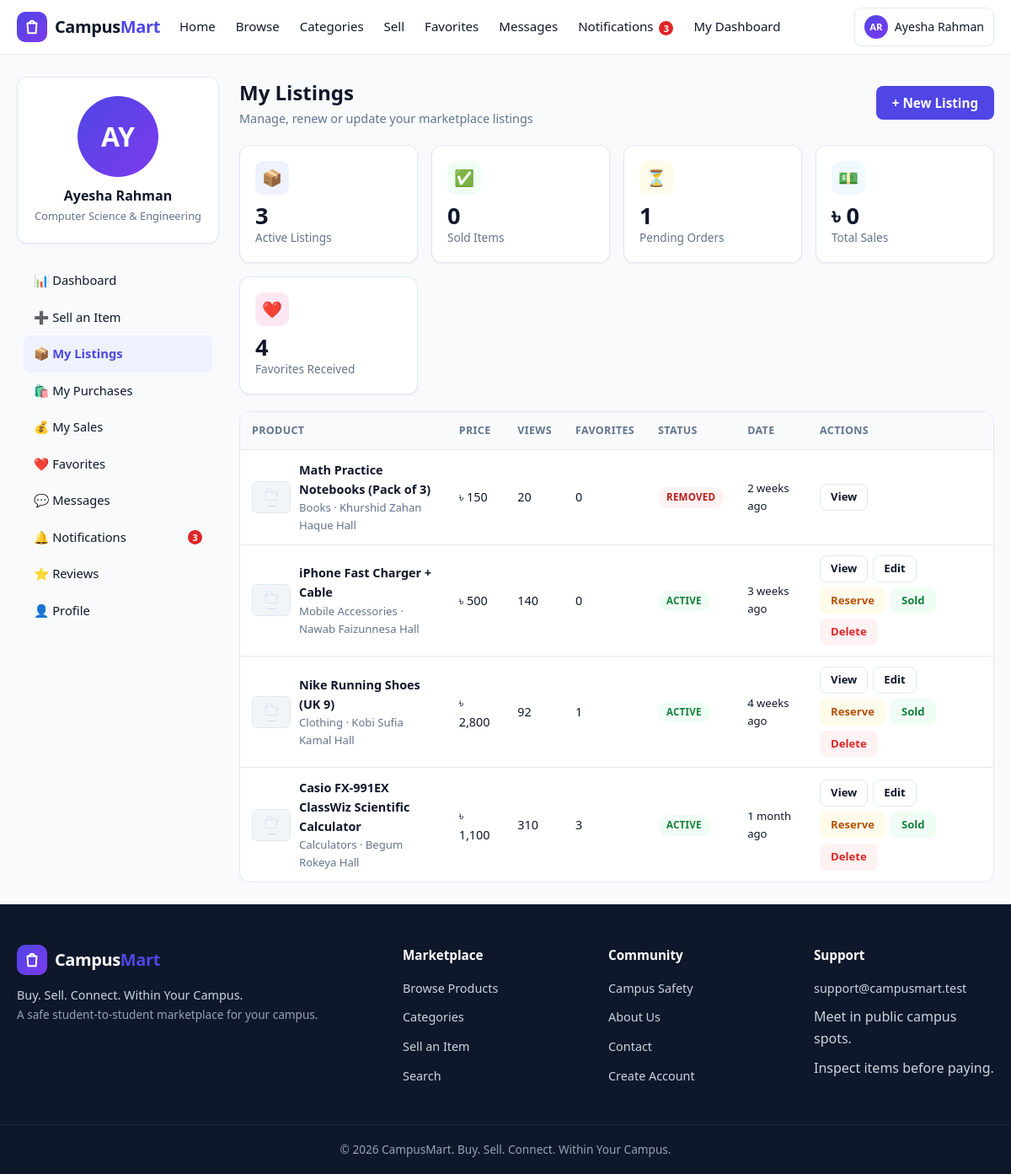
The app's page /user/listings.php (signed in) with its own data.
### tables this page shows
CREATE TABLE users (
  id INT UNSIGNED NOT NULL AUTO_INCREMENT,
  full_name VARCHAR(100) NOT NULL,
  student_id VARCHAR(30) NOT NULL,
  email VARCHAR(150) NOT NULL,
  phone VARCHAR(20) DEFAULT NULL,
  password_hash VARCHAR(255) NOT NULL,
  department VARCHAR(100) DEFAULT NULL,
  batch VARCHAR(30) DEFAULT NULL,
  hall VARCHAR(100) DEFAULT NULL,
  profile_image VARCHAR(255) DEFAULT NULL,
  role ENUM('student','admin') NOT NULL DEFAULT 'student',
  status ENUM('active','suspended') NOT NULL DEFAULT 'active',
  is_verified TINYINT(1) NOT NULL DEFAULT 0,
  created_at DATETIME NOT NULL DEFAULT CURRENT_TIMESTAMP,
  updated_at DATETIME NOT NULL DEFAULT CURRENT_TIMESTAMP ON UPDATE CURRENT_TIMESTAMP,
  PRIMARY KEY (id),
  UNIQUE KEY uq_users_student_id (student_id),
  UNIQUE KEY uq_users_email (email),
  KEY idx_users_status (status),
  KEY idx_users_role (role)
);

CREATE TABLE products (
  id INT UNSIGNED NOT NULL AUTO_INCREMENT,
  seller_id INT UNSIGNED NOT NULL,
  category_id INT UNSIGNED NOT NULL,
  title VARCHAR(200) NOT NULL,
  description TEXT NOT NULL,
  price DECIMAL(10,2) NOT NULL,
  condition_label ENUM('New','Like New','Good','Fair','Used') NOT NULL DEFAULT 'Good',
  quantity INT UNSIGNED NOT NULL DEFAULT 1,
  location VARCHAR(150) NOT NULL,
  contact_preference ENUM('In-app message','Phone','Both') NOT NULL DEFAULT 'In-app message',
  status ENUM('draft','pending','approved','active','reserved','sold','expired','rejected','removed') NOT NULL DEFAULT 'pending',
  reject_reason VARCHAR(500) DEFAULT NULL,
  views INT UNSIGNED NOT NULL DEFAULT 0,
  expires_at DATETIME NOT NULL,
  created_at DATETIME NOT NULL DEFAULT CURRENT_TIMESTAMP,
  updated_at DATETIME NOT NULL DEFAULT CURRENT_TIMESTAMP ON UPDATE CURRENT_TIMESTAMP,
  PRIMARY KEY (id),
  KEY idx_products_seller (seller_id),
  KEY idx_products_category (category_id),
  KEY idx_products_status (status),
  KEY idx_products_created (created_at),
  KEY idx_products_price (price),
  KEY idx_products_expires (expires_at),
  FULLTEXT KEY ft_products_search (title, description),
  CONSTRAINT fk_products_seller FOREIGN KEY (seller_id) REFERENCES users(id) ON DELETE RESTRICT,
  CONSTRAINT fk_products_category FOREIGN KEY (category_id) REFERENCES categories(id) ON DELETE RESTRICT,
  CONSTRAINT chk_products_price CHECK (price >= 0),
  CONSTRAINT chk_products_quantity CHECK (quantity >= 0)
);

CREATE TABLE categories (
  id INT UNSIGNED NOT NULL AUTO_INCREMENT,
  name VARCHAR(100) NOT NULL,
  description VARCHAR(255) DEFAULT NULL,
  status ENUM('active','disabled') NOT NULL DEFAULT 'active',
  created_at DATETIME NOT NULL DEFAULT CURRENT_TIMESTAMP,
  updated_at DATETIME NOT NULL DEFAULT CURRENT_TIMESTAMP ON UPDATE CURRENT_TIMESTAMP,
  PRIMARY KEY (id),
  UNIQUE KEY uq_categories_name (name)
);

### user/listings.php (the view, shortened to what the rows shown need)
<?php
require_once __DIR__ . '/../includes/init.php';
require_login();
$pdo = db();
$userId = current_user_id();
$stats = [];
$st = $pdo->prepare("SELECT COUNT(*) FROM products WHERE seller_id = ? AND status = 'active'");
$st->execute([$userId]); $stats['active'] = (int)$st->fetchColumn();
$st = $pdo->prepare("SELECT COUNT(*) FROM products WHERE seller_id = ? AND status = 'sold'");
$st->execute([$userId]); $stats['sold'] = (int)$st->fetchColumn();
$st = $pdo->prepare("SELECT COUNT(*) FROM orders WHERE seller_id = ? AND status = 'pending'");
$st->execute([$userId]); $stats['pending_orders'] = (int)$st->fetchColumn();
$st = $pdo->prepare("SELECT COALESCE(SUM(total_amount),0) FROM orders WHERE seller_id = ? AND status = 'completed'");
$st->execute([$userId]); $stats['total_sales'] = (float)$st->fetchColumn();
$st = $pdo->prepare(
    "SELECT COUNT(*) FROM favorites f JOIN products p ON p.id = f.product_id WHERE p.seller_id = ?"
);
$st->execute([$userId]); $stats['favorites'] = (int)$st->fetchColumn();
$stats['unread_messages'] = unread_notifications_count($userId);
$st = $pdo->prepare(
    "SELECT p.*, c.name AS category_name,
            (SELECT pi.image_path FROM product_images pi WHERE pi.product_id = p.id ORDER BY pi.is_primary DESC, pi.id ASC LIMIT 1) AS image_path,
            (SELECT COUNT(*) FROM favorites f WHERE f.product_id = p.id) AS favorite_count
     FROM products p
     JOIN categories c ON c.id = p.category_id
     WHERE p.seller_id = ?
     ORDER BY p.created_at DESC"
);
$st->execute([$userId]);
$listings = $st->fetchAll();
require __DIR__ . '/../includes/header.php';
?>
<div class="dash-wrap">
  <?php require __DIR__ . '/_sidebar.php'; ?>
  <main class="dash-main">
    <div class="dash-header">
      <div>
        <h1>My Listings</h1>
      </div>
    </div>
    <div class="stat-grid mb-3">
      <div class="card stat-card">
        <div class="stat-icon" style="background:var(--color-warning-light);">⏳</div>
        <div class="stat-num"><?= (int)$stats['pending_orders'] ?></div>
        <div class="stat-name">Pending Orders</div>
      </div>
      <div class="card stat-card">
        <div class="stat-icon" style="background:#fce7f3;">❤️</div>
        <div class="stat-num"><?= (int)$stats['favorites'] ?></div>
        <div class="stat-name">Favorites Received</div>
      </div>
    </div>
    <?php if (empty($listings)): ?>
      <div class="card empty-state">
        <div class="empty-icon">📦</div>
        <h3>You have no listings yet</h3>
        <p>Sell your first item and reach students across campus.</p>
        <a class="btn btn-primary" href="add-listing.php">Sell an Item</a>
      </div>
    <?php else: ?>
      <div class="table-wrap">
        <table class="table">
          <thead>
            <tr>
              <th>Product</th><th>Price</th><th>Views</th><th>Favorites</th><th>Status</th><th>Date</th><th>Actions</th>
            </tr>
          </thead>
          <tbody>
            <?php foreach ($listings as $item): ?>
              <tr>
                <td>
                  <div class="cell-product">
                    <img class="cell-thumb" src="<?= e(image_url($item['image_path'])) ?>" alt="">
                    <div>
                      <strong><?= e($item['title']) ?></strong>
                      <div class="text-small text-muted"><?= e($item['category_name']) ?> · <?= e($item['location']) ?></div>
                    </div>
                  </div>
                </td>
                <td><?= e(format_price($item['price'])) ?></td>
                <td><?= (int)$item['views'] ?></td>
                <td><?= (int)$item['favorite_count'] ?></td>
                <td><span class="badge badge-<?= e(product_status_class($item['status'])) ?>"><?= e(product_status_label($item['status'])) ?></span></td>
                <td class="text-small"><?= e(time_ago($item['created_at'])) ?></td>
                <td>
                  <div class="actions">
                    <a class="btn btn-ghost btn-sm" href="<?= e(APP_BASE_URL . '/product-details.php?id=' . (int)$item['id']) ?>">View</a>
                    <?php if (in_array($item['status'], ['draft', 'pending', 'approved', 'active', 'reserved', 'rejected'], true)): ?>
                      <a class="btn btn-ghost btn-sm" href="edit-listing.php?id=<?= (int)$item['id'] ?>">Edit</a>
                    <?php endif; ?>
                    <?php if ($item['status'] === 'active'): ?>
                      <form method="post" action="listings.php" style="display:inline;">
                        <button class="btn btn-sm" style="background:var(--color-warning-light); color:#b45309;" type="submit">Reserve</button>
                      </form>
                      <form method="post" action="listings.php" style="display:inline;">
                        <button class="btn btn-sm" style="background:var(--color-success-light); color:#15803d;" type="submit" data-confirm="Mark this listing as sold?">Sold</button>
                      </form>
                    <?php endif; ?>
                    <?php if (in_array($item['status'], ['draft', 'pending', 'rejected', 'expired', 'active', 'reserved'], true)): ?>
                      <form method="post" action="listings.php" style="display:inline;">
                        <button class="btn btn-danger-soft btn-sm" type="submit" data-confirm="Remove this listing?">Delete</button>
                      </form>
                    <?php endif; ?>
                  </div>
                </td>
              </tr>
            <?php endforeach; ?>
          </tbody>
        </table>
      </div>
    <?php endif; ?>
  </main>
</div>
<?php require __DIR__ . '/../includes/footer.php'; ?>

### includes/navbar.php (shortened to what the rows shown need)
<?php
$navUser = current_user();
function nav_initials(array $user): string
{
    $words = preg_split('/\s+/', trim($user['full_name']));
    $initials = '';
    foreach (array_slice($words ?: [], 0, 2) as $w) {
        $initials .= mb_substr($w, 0, 1);
    }
    return strtoupper($initials ?: 'U');
}
?>
<header class="navbar">
  <div class="nav-container">
    <nav class="nav-links" id="navLinks" aria-label="Main navigation">
      <ul class="nav-actions">
        <?php if (!$navUser): ?>
          <li><a class="btn btn-ghost btn-sm" href="<?= e(APP_BASE_URL . '/login.php') ?>">Login</a></li>
          <li><a class="btn btn-primary btn-sm" href="<?= e(APP_BASE_URL . '/register.php') ?>">Register</a></li>
        <?php else: ?>
          <li class="nav-user">
            <a class="user-chip" href="<?= e(APP_BASE_URL . ($navUser['role'] === 'admin' ? '/admin/dashboard.php' : '/user/profile.php')) ?>">
              <span class="avatar avatar-xs" data-initials="<?= e(nav_initials($navUser)) ?>"></span>
              <span class="user-name"><?= e($navUser['full_name']) ?></span>
            </a>
          </li>
        <?php endif; ?>
      </ul>
    </nav>
  </div>
</header>

### user/_sidebar.php (shortened to what the rows shown need)
<?php
$u = current_user();
?>
<aside class="dash-side">
  <div class="card dash-profile">
    <span class="avatar avatar-lg" data-initials="<?= e(strtoupper(substr($u['full_name'], 0, 2))) ?>">
    </span>
    <div class="name"><?= e($u['full_name']) ?></div>
    <div class="role"><?= e($u['department'] ?? 'Student') ?></div>
  </div>
</aside>

### records on screen
users: full_name "Ayesha Rahman", department "Computer Science & Engineering"
products: quantity "1", category "4", title "iPhone Fast Charger + Cable", category.name "Mobile Accessories", location "Nawab Faizunnesa Hall", price "৳ 500", views "140", favorite_count "0", status "ACTIVE", created_at "3 weeks ago"
products: title "Math Practice Notebooks (Pack of 3)", category.name "Books", location "Khurshid Zahan Haque Hall", price "৳ 150", views "20", favorite_count "0", status "REMOVED", created_at "2 weeks ago"
products: title "Nike Running Shoes (UK 9)", category.name "Clothing", location "Kobi Sufia Kamal Hall", price "৳ 2,800", views "92", favorite_count "1", status "ACTIVE", created_at "4 weeks ago"
products: title "Casio FX-991EX ClassWiz Scientific Calculator", category.name "Calculators", location "Begum Rokeya Hall", price "৳ 1,100", views "310", favorite_count "3", status "ACTIVE", created_at "1 month ago"

### other values on screen
$navUnread "3"
$item[0] "📊"
$item[1] "Dashboard"
$item[0] "➕"
$item[1] "Sell an Item"
$item[0] "📦"
$item[1] "My Listings"
$item[0] "🛍️"
$item[1] "My Purchases"
$item[0] "💰"
$item[1] "My Sales"
$item[0] "❤️"
$item[1] "Favorites"
$item[0] "💬"
$item[1] "Messages"
